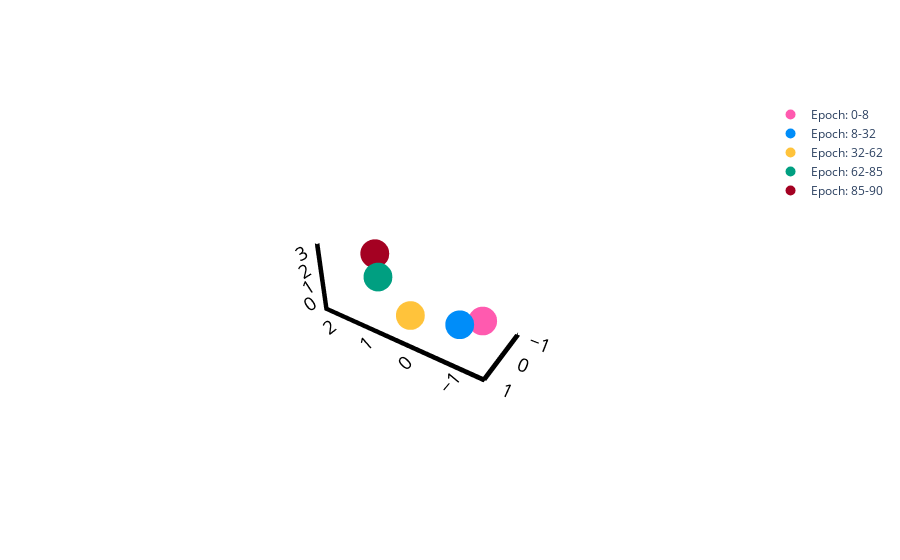

Notebook code cell kept with this figure:
### Code cell
### Figure 5a ###

labels = ['Epoch: 0-8', 'Epoch: 8-32', 'Epoch: 32-62', 'Epoch: 62-85', 'Epoch: 85-90']

# Create a 3D scatter plot with separate traces for each epoch
fig = go.Figure()

for i in range(len(averages)):
    fig.add_trace(go.Scatter3d(
        x=[averages.loc[i, 'PC1']],
        y=[averages.loc[i, 'PC2']],
        z=[averages.loc[i, 'PC3']],
        mode='markers',
        marker=dict(size=10, color=line_colors[i]),
        name=labels[i]
    ))

# Update layout to show legend
fig.update_layout(showlegend=True)
fig.update_layout(
    scene=dict(
        xaxis=dict(
            title='',
            linecolor='black',
            tickcolor='black',
            linewidth=10,
            showgrid=False,
            showbackground=False,
            tickfont=dict(color='black', size=15),  
            titlefont=dict(color='black', size=30, family='Arial'),
            range=[-1.5, 2.5],
            tickvals=[-1, 0, 1, 2],
            tickwidth=2,  
            ticklen=10  
        ),
        yaxis=dict(
            title='',
            linecolor='black',
            tickcolor='black',
            linewidth=10,
            showgrid=False,
            showbackground=False,
            tickfont=dict(color='black', size=15),  
            titlefont=dict(color='black', size=30, family='Arial'),
            range=[-1, 1],
        ),
        zaxis=dict(
            title='',
            linecolor='black',
            tickcolor='black',
            linewidth=10,
            showgrid=False,
            showbackground=False,
            tickfont=dict(color='black', size=15),  
            titlefont=dict(color='black', size=30, family='Arial'),
            range=[-1, 3],
            tickvals=[0, 1, 2, 3],
        ),
        camera=dict(
            eye=dict(x=-2, y=3, z=2.5)  
        )
    )
)
# Show the plot
fig.show()

### Figure 1 — Plotly figure (JSON) as saved in the notebook; plotly's stock layout.template omitted (floating-point values rounded to 4 significant figures)
{"data": [{"marker": {"color": "#FF5AAF", "size": 10}, "mode": "markers", "name": "Epoch: 0-8", "type": "scatter3d", "x": [-0.8586], "y": [-0.4186], "z": [-0.04598]}, {"marker": {"color": "#008DF9", "size": 10}, "mode": "markers", "name": "Epoch: 8-32", "type": "scatter3d", "x": [-0.5103], "y": [0.01563], "z": [-0.1094]}, {"marker": {"color": "#FFC33B", "size": 10}, "mode": "markers", "name": "Epoch: 32-62", "type": "scatter3d", "x": [0.5121], "y": [0.3958], "z": [-0.1301]}, {"marker": {"color": "#009F81", "size": 10}, "mode": "markers", "name": "Epoch: 62-85", "type": "scatter3d", "x": [1.726], "y": [-0.2091], "z": [0.5202]}, {"marker": {"color": "#A40122", "size": 10}, "mode": "markers", "name": "Epoch: 85-90", "type": "scatter3d", "x": [2.154], "y": [-0.7839], "z": [1.13]}], "layout": {"scene": {"camera": {"eye": {"x": -2, "y": 3, "z": 2.5}}, "xaxis": {"linecolor": "black", "linewidth": 10, "range": [-1.5, 2.5], "showbackground": false, "showgrid": false, "tickcolor": "black", "tickfont": {"color": "black", "size": 15}, "ticklen": 10, "tickvals": [-1, 0, 1, 2], "tickwidth": 2, "title": {"font": {"color": "black", "family": "Arial", "size": 30}, "text": ""}}, "yaxis": {"linecolor": "black", "linewidth": 10, "range": [-1, 1], "showbackground": false, "showgrid": false, "tickcolor": "black", "tickfont": {"color": "black", "size": 15}, "title": {"font": {"color": "black", "family": "Arial", "size": 30}, "text": ""}}, "zaxis": {"linecolor": "black", "linewidth": 10, "range": [-1, 3], "showbackground": false, "showgrid": false, "tickcolor": "black", "tickfont": {"color": "black", "size": 15}, "tickvals": [0, 1, 2, 3], "title": {"font": {"color": "black", "family": "Arial", "size": 30}, "text": ""}}}, "showlegend": true}}
